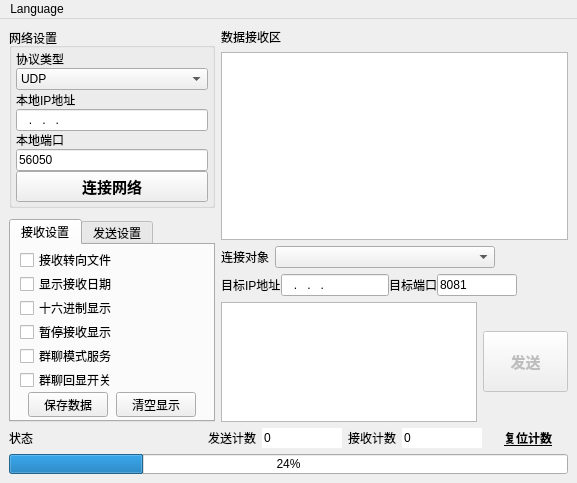
<?xml version="1.0" encoding="UTF-8"?>
<ui version="4.0">
 <class>MainWindow</class>
 <widget class="QMainWindow" name="MainWindow">
  <property name="geometry">
   <rect>
    <x>0</x>
    <y>0</y>
    <width>577</width>
    <height>483</height>
   </rect>
  </property>
  <property name="windowTitle">
   <string>网络调试助手</string>
  </property>
  <widget class="QWidget" name="centralwidget">
   <layout class="QVBoxLayout" name="verticalLayout_3">
    <item>
     <layout class="QHBoxLayout" name="horizontalLayout_5">
      <item>
       <layout class="QVBoxLayout" name="verticalLayout">
        <property name="spacing">
         <number>2</number>
        </property>
        <item>
         <widget class="QGroupBox" name="groupBox_2">
          <property name="sizePolicy">
           <sizepolicy hsizetype="Expanding" vsizetype="Expanding">
            <horstretch>0</horstretch>
            <verstretch>0</verstretch>
           </sizepolicy>
          </property>
          <property name="minimumSize">
           <size>
            <width>160</width>
            <height>180</height>
           </size>
          </property>
          <property name="maximumSize">
           <size>
            <width>350</width>
            <height>500</height>
           </size>
          </property>
          <property name="autoFillBackground">
           <bool>true</bool>
          </property>
          <property name="title">
           <string>网络设置</string>
          </property>
          <property name="alignment">
           <set>Qt::AlignLeading|Qt::AlignLeft|Qt::AlignTop</set>
          </property>
          <property name="flat">
           <bool>false</bool>
          </property>
          <property name="checkable">
           <bool>false</bool>
          </property>
          <layout class="QVBoxLayout" name="verticalLayout_7">
           <property name="spacing">
            <number>0</number>
           </property>
           <property name="leftMargin">
            <number>4</number>
           </property>
           <property name="topMargin">
            <number>2</number>
           </property>
           <property name="rightMargin">
            <number>4</number>
           </property>
           <property name="bottomMargin">
            <number>3</number>
           </property>
           <item>
            <widget class="QLabel" name="label">
             <property name="lineWidth">
              <number>0</number>
             </property>
             <property name="text">
              <string>协议类型</string>
             </property>
             <property name="margin">
              <number>0</number>
             </property>
            </widget>
           </item>
           <item>
            <widget class="QComboBox" name="cBoxNetType">
             <property name="sizePolicy">
              <sizepolicy hsizetype="Preferred" vsizetype="Preferred">
               <horstretch>0</horstretch>
               <verstretch>0</verstretch>
              </sizepolicy>
             </property>
             <item>
              <property name="text">
               <string>UDP</string>
              </property>
             </item>
             <item>
              <property name="text">
               <string>TCP服务器</string>
              </property>
             </item>
             <item>
              <property name="text">
               <string>TCP客户端</string>
              </property>
             </item>
            </widget>
           </item>
           <item>
            <widget class="QLabel" name="label_IP">
             <property name="text">
              <string>本地IP地址</string>
             </property>
            </widget>
           </item>
           <item>
            <widget class="QLineEdit" name="lEditIpAddr">
             <property name="sizePolicy">
              <sizepolicy hsizetype="Preferred" vsizetype="Preferred">
               <horstretch>0</horstretch>
               <verstretch>0</verstretch>
              </sizepolicy>
             </property>
             <property name="inputMask">
              <string>000.000.000.000</string>
             </property>
            </widget>
           </item>
           <item>
            <widget class="QLabel" name="label_Port">
             <property name="text">
              <string>本地端口</string>
             </property>
            </widget>
           </item>
           <item>
            <widget class="QLineEdit" name="lEditIpPort">
             <property name="sizePolicy">
              <sizepolicy hsizetype="Preferred" vsizetype="Preferred">
               <horstretch>0</horstretch>
               <verstretch>0</verstretch>
              </sizepolicy>
             </property>
             <property name="layoutDirection">
              <enum>Qt::LeftToRight</enum>
             </property>
             <property name="inputMask">
              <string/>
             </property>
             <property name="text">
              <string>56050</string>
             </property>
            </widget>
           </item>
           <item>
            <widget class="QPushButton" name="pBtnNetCnnt">
             <property name="sizePolicy">
              <sizepolicy hsizetype="Preferred" vsizetype="Preferred">
               <horstretch>0</horstretch>
               <verstretch>0</verstretch>
              </sizepolicy>
             </property>
             <property name="minimumSize">
              <size>
               <width>0</width>
               <height>30</height>
              </size>
             </property>
             <property name="maximumSize">
              <size>
               <width>350</width>
               <height>60</height>
              </size>
             </property>
             <property name="font">
              <font>
               <pointsize>11</pointsize>
               <weight>75</weight>
               <bold>true</bold>
              </font>
             </property>
             <property name="text">
              <string>连接网络</string>
             </property>
             <property name="icon">
              <iconset>
               <activeoff>NetOff.png</activeoff>
               <activeon>NetOn.png</activeon>
               <selectedoff>:/qrc/NetOff.png</selectedoff>
               <selectedon>:/qrc/NetOn.png</selectedon>
              </iconset>
             </property>
             <property name="iconSize">
              <size>
               <width>20</width>
               <height>20</height>
              </size>
             </property>
             <property name="checkable">
              <bool>true</bool>
             </property>
            </widget>
           </item>
          </layout>
         </widget>
        </item>
        <item>
         <spacer name="verticalSpacer_2">
          <property name="orientation">
           <enum>Qt::Vertical</enum>
          </property>
          <property name="sizeHint" stdset="0">
           <size>
            <width>152</width>
            <height>13</height>
           </size>
          </property>
         </spacer>
        </item>
        <item>
         <widget class="QTabWidget" name="Tabs_SndRcv">
          <property name="sizePolicy">
           <sizepolicy hsizetype="Expanding" vsizetype="Expanding">
            <horstretch>0</horstretch>
            <verstretch>0</verstretch>
           </sizepolicy>
          </property>
          <property name="minimumSize">
           <size>
            <width>165</width>
            <height>150</height>
           </size>
          </property>
          <property name="maximumSize">
           <size>
            <width>350</width>
            <height>500</height>
           </size>
          </property>
          <property name="currentIndex">
           <number>0</number>
          </property>
          <widget class="QWidget" name="tab">
           <attribute name="title">
            <string>接收设置</string>
           </attribute>
           <layout class="QVBoxLayout" name="verticalLayout_8">
            <property name="spacing">
             <number>2</number>
            </property>
            <property name="topMargin">
             <number>3</number>
            </property>
            <property name="bottomMargin">
             <number>3</number>
            </property>
            <item>
             <layout class="QVBoxLayout" name="verticalLayout_5">
              <property name="spacing">
               <number>0</number>
              </property>
              <property name="bottomMargin">
               <number>0</number>
              </property>
              <item>
               <layout class="QVBoxLayout" name="verticalLayout_4">
                <property name="spacing">
                 <number>0</number>
                </property>
                <item>
                 <widget class="QCheckBox" name="StartRcvFile">
                  <property name="sizePolicy">
                   <sizepolicy hsizetype="Preferred" vsizetype="Fixed">
                    <horstretch>0</horstretch>
                    <verstretch>0</verstretch>
                   </sizepolicy>
                  </property>
                  <property name="text">
                   <string>接收转向文件</string>
                  </property>
                 </widget>
                </item>
                <item>
                 <widget class="QCheckBox" name="cBox_ShowRcvTime">
                  <property name="sizePolicy">
                   <sizepolicy hsizetype="Preferred" vsizetype="Fixed">
                    <horstretch>0</horstretch>
                    <verstretch>0</verstretch>
                   </sizepolicy>
                  </property>
                  <property name="text">
                   <string>显示接收日期</string>
                  </property>
                 </widget>
                </item>
                <item>
                 <widget class="QCheckBox" name="cBox_RcvHexDisp">
                  <property name="sizePolicy">
                   <sizepolicy hsizetype="Preferred" vsizetype="Fixed">
                    <horstretch>0</horstretch>
                    <verstretch>0</verstretch>
                   </sizepolicy>
                  </property>
                  <property name="text">
                   <string>十六进制显示</string>
                  </property>
                 </widget>
                </item>
                <item>
                 <widget class="QCheckBox" name="cBox_PauseShowRcv">
                  <property name="sizePolicy">
                   <sizepolicy hsizetype="Preferred" vsizetype="Fixed">
                    <horstretch>0</horstretch>
                    <verstretch>0</verstretch>
                   </sizepolicy>
                  </property>
                  <property name="text">
                   <string>暂停接收显示</string>
                  </property>
                 </widget>
                </item>
                <item>
                 <widget class="QCheckBox" name="cBox_chatMode">
                  <property name="sizePolicy">
                   <sizepolicy hsizetype="Preferred" vsizetype="Fixed">
                    <horstretch>0</horstretch>
                    <verstretch>0</verstretch>
                   </sizepolicy>
                  </property>
                  <property name="text">
                   <string>群聊模式服务</string>
                  </property>
                 </widget>
                </item>
                <item>
                 <widget class="QCheckBox" name="cBox_echoMode">
                  <property name="sizePolicy">
                   <sizepolicy hsizetype="Preferred" vsizetype="Fixed">
                    <horstretch>0</horstretch>
                    <verstretch>0</verstretch>
                   </sizepolicy>
                  </property>
                  <property name="text">
                   <string>群聊回显开关</string>
                  </property>
                 </widget>
                </item>
               </layout>
              </item>
              <item>
               <spacer name="verticalSpacer">
                <property name="orientation">
                 <enum>Qt::Vertical</enum>
                </property>
                <property name="sizeHint" stdset="0">
                 <size>
                  <width>20</width>
                  <height>0</height>
                 </size>
                </property>
               </spacer>
              </item>
              <item>
               <layout class="QHBoxLayout" name="horizontalLayout_6">
                <item>
                 <widget class="QPushButton" name="pBtnSaveRcvData">
                  <property name="sizePolicy">
                   <sizepolicy hsizetype="Fixed" vsizetype="Fixed">
                    <horstretch>0</horstretch>
                    <verstretch>0</verstretch>
                   </sizepolicy>
                  </property>
                  <property name="minimumSize">
                   <size>
                    <width>0</width>
                    <height>24</height>
                   </size>
                  </property>
                  <property name="text">
                   <string>保存数据</string>
                  </property>
                 </widget>
                </item>
                <item>
                 <widget class="QPushButton" name="pBtnClearRcvDisp">
                  <property name="sizePolicy">
                   <sizepolicy hsizetype="Fixed" vsizetype="Fixed">
                    <horstretch>0</horstretch>
                    <verstretch>0</verstretch>
                   </sizepolicy>
                  </property>
                  <property name="minimumSize">
                   <size>
                    <width>0</width>
                    <height>24</height>
                   </size>
                  </property>
                  <property name="text">
                   <string>清空显示</string>
                  </property>
                 </widget>
                </item>
               </layout>
              </item>
             </layout>
            </item>
           </layout>
          </widget>
          <widget class="QWidget" name="tab_2">
           <attribute name="title">
            <string>发送设置</string>
           </attribute>
           <layout class="QVBoxLayout" name="verticalLayout_9">
            <property name="spacing">
             <number>2</number>
            </property>
            <property name="topMargin">
             <number>3</number>
            </property>
            <property name="bottomMargin">
             <number>3</number>
            </property>
            <item>
             <layout class="QVBoxLayout" name="verticalLayout_6">
              <property name="spacing">
               <number>0</number>
              </property>
              <item>
               <widget class="QCheckBox" name="cBoxStartSndFile">
                <property name="sizePolicy">
                 <sizepolicy hsizetype="Minimum" vsizetype="Minimum">
                  <horstretch>0</horstretch>
                  <verstretch>0</verstretch>
                 </sizepolicy>
                </property>
                <property name="text">
                 <string>启用文件数据源...</string>
                </property>
               </widget>
              </item>
              <item>
               <widget class="QCheckBox" name="cBox_AntoClearSnd">
                <property name="sizePolicy">
                 <sizepolicy hsizetype="Minimum" vsizetype="Minimum">
                  <horstretch>0</horstretch>
                  <verstretch>0</verstretch>
                 </sizepolicy>
                </property>
                <property name="text">
                 <string>发送完自动清空</string>
                </property>
               </widget>
              </item>
              <item>
               <widget class="QCheckBox" name="cBox_SndHexDisp">
                <property name="sizePolicy">
                 <sizepolicy hsizetype="Minimum" vsizetype="Minimum">
                  <horstretch>0</horstretch>
                  <verstretch>0</verstretch>
                 </sizepolicy>
                </property>
                <property name="text">
                 <string>按十六进制发送</string>
                </property>
               </widget>
              </item>
              <item>
               <widget class="QCheckBox" name="cBoxLoopSnd">
                <property name="sizePolicy">
                 <sizepolicy hsizetype="Minimum" vsizetype="Minimum">
                  <horstretch>0</horstretch>
                  <verstretch>0</verstretch>
                 </sizepolicy>
                </property>
                <property name="text">
                 <string>数据源循环发送</string>
                </property>
               </widget>
              </item>
              <item>
               <layout class="QHBoxLayout" name="horizontalLayout_7">
                <property name="spacing">
                 <number>1</number>
                </property>
                <item>
                 <widget class="QLabel" name="label_4">
                  <property name="enabled">
                   <bool>true</bool>
                  </property>
                  <property name="sizePolicy">
                   <sizepolicy hsizetype="Preferred" vsizetype="Preferred">
                    <horstretch>0</horstretch>
                    <verstretch>0</verstretch>
                   </sizepolicy>
                  </property>
                  <property name="baseSize">
                   <size>
                    <width>0</width>
                    <height>0</height>
                   </size>
                  </property>
                  <property name="text">
                   <string>间隔</string>
                  </property>
                  <property name="textFormat">
                   <enum>Qt::PlainText</enum>
                  </property>
                  <property name="scaledContents">
                   <bool>false</bool>
                  </property>
                  <property name="alignment">
                   <set>Qt::AlignLeading|Qt::AlignLeft|Qt::AlignVCenter</set>
                  </property>
                 </widget>
                </item>
                <item>
                 <widget class="QLineEdit" name="lEdit_Interval_ms">
                  <property name="maximumSize">
                   <size>
                    <width>70</width>
                    <height>16777215</height>
                   </size>
                  </property>
                  <property name="inputMask">
                   <string>D9999</string>
                  </property>
                  <property name="text">
                   <string>1000</string>
                  </property>
                 </widget>
                </item>
                <item>
                 <widget class="QLabel" name="label_5">
                  <property name="text">
                   <string>毫秒</string>
                  </property>
                  <property name="alignment">
                   <set>Qt::AlignLeading|Qt::AlignLeft|Qt::AlignVCenter</set>
                  </property>
                 </widget>
                </item>
                <item>
                 <spacer name="horizontalSpacer_2">
                  <property name="orientation">
                   <enum>Qt::Horizontal</enum>
                  </property>
                  <property name="sizeHint" stdset="0">
                   <size>
                    <width>20</width>
                    <height>20</height>
                   </size>
                  </property>
                 </spacer>
                </item>
               </layout>
              </item>
              <item>
               <spacer name="verticalSpacer_4">
                <property name="orientation">
                 <enum>Qt::Vertical</enum>
                </property>
                <property name="sizeHint" stdset="0">
                 <size>
                  <width>135</width>
                  <height>13</height>
                 </size>
                </property>
               </spacer>
              </item>
              <item>
               <layout class="QHBoxLayout" name="horizontalLayout_8">
                <property name="spacing">
                 <number>1</number>
                </property>
                <item>
                 <widget class="QPushButton" name="pBtnLoadSndData">
                  <property name="sizePolicy">
                   <sizepolicy hsizetype="Fixed" vsizetype="Fixed">
                    <horstretch>0</horstretch>
                    <verstretch>0</verstretch>
                   </sizepolicy>
                  </property>
                  <property name="minimumSize">
                   <size>
                    <width>0</width>
                    <height>24</height>
                   </size>
                  </property>
                  <property name="text">
                   <string>载入数据</string>
                  </property>
                 </widget>
                </item>
                <item>
                 <widget class="QPushButton" name="pBtnClearSndDisp">
                  <property name="sizePolicy">
                   <sizepolicy hsizetype="Fixed" vsizetype="Fixed">
                    <horstretch>0</horstretch>
                    <verstretch>0</verstretch>
                   </sizepolicy>
                  </property>
                  <property name="minimumSize">
                   <size>
                    <width>0</width>
                    <height>24</height>
                   </size>
                  </property>
                  <property name="text">
                   <string>清空显示</string>
                  </property>
                 </widget>
                </item>
               </layout>
              </item>
             </layout>
            </item>
           </layout>
          </widget>
         </widget>
        </item>
       </layout>
      </item>
      <item>
       <layout class="QVBoxLayout" name="verticalLayout_2">
        <item>
         <layout class="QGridLayout" name="gridLayout">
          <item row="1" column="0">
           <widget class="QPlainTextEdit" name="ReceiveTextEdit">
            <property name="readOnly">
             <bool>true</bool>
            </property>
           </widget>
          </item>
          <item row="0" column="0">
           <widget class="QLabel" name="label_9">
            <property name="text">
             <string>数据接收区</string>
            </property>
           </widget>
          </item>
         </layout>
        </item>
        <item>
         <layout class="QHBoxLayout" name="horizontalLayout_3">
          <item>
           <widget class="QLabel" name="labelClients">
            <property name="sizePolicy">
             <sizepolicy hsizetype="Fixed" vsizetype="Preferred">
              <horstretch>0</horstretch>
              <verstretch>0</verstretch>
             </sizepolicy>
            </property>
            <property name="text">
             <string>连接对象</string>
            </property>
           </widget>
          </item>
          <item>
           <widget class="QComboBox" name="cBoxClients">
            <property name="sizePolicy">
             <sizepolicy hsizetype="Expanding" vsizetype="Preferred">
              <horstretch>0</horstretch>
              <verstretch>0</verstretch>
             </sizepolicy>
            </property>
            <property name="minimumSize">
             <size>
              <width>220</width>
              <height>0</height>
             </size>
            </property>
            <property name="maximumSize">
             <size>
              <width>400</width>
              <height>60</height>
             </size>
            </property>
           </widget>
          </item>
          <item>
           <widget class="QLabel" name="labelSpaceClients">
            <property name="sizePolicy">
             <sizepolicy hsizetype="Expanding" vsizetype="Fixed">
              <horstretch>0</horstretch>
              <verstretch>0</verstretch>
             </sizepolicy>
            </property>
            <property name="minimumSize">
             <size>
              <width>0</width>
              <height>0</height>
             </size>
            </property>
            <property name="text">
             <string/>
            </property>
           </widget>
          </item>
         </layout>
        </item>
        <item>
         <layout class="QHBoxLayout" name="horizontalLayout_2">
          <property name="spacing">
           <number>0</number>
          </property>
          <item>
           <widget class="QLabel" name="labelUdp">
            <property name="sizePolicy">
             <sizepolicy hsizetype="Fixed" vsizetype="Preferred">
              <horstretch>0</horstretch>
              <verstretch>0</verstretch>
             </sizepolicy>
            </property>
            <property name="text">
             <string>目标IP地址</string>
            </property>
           </widget>
          </item>
          <item>
           <widget class="QLineEdit" name="lEditUdpIP">
            <property name="sizePolicy">
             <sizepolicy hsizetype="Preferred" vsizetype="Preferred">
              <horstretch>0</horstretch>
              <verstretch>0</verstretch>
             </sizepolicy>
            </property>
            <property name="minimumSize">
             <size>
              <width>80</width>
              <height>0</height>
             </size>
            </property>
            <property name="maximumSize">
             <size>
              <width>160</width>
              <height>16777215</height>
             </size>
            </property>
            <property name="inputMask">
             <string>000.000.000.000</string>
            </property>
            <property name="text">
             <string>...</string>
            </property>
           </widget>
          </item>
          <item>
           <widget class="QLabel" name="labelUdp1">
            <property name="sizePolicy">
             <sizepolicy hsizetype="Preferred" vsizetype="Preferred">
              <horstretch>0</horstretch>
              <verstretch>0</verstretch>
             </sizepolicy>
            </property>
            <property name="text">
             <string>目标端口</string>
            </property>
           </widget>
          </item>
          <item>
           <widget class="QLineEdit" name="lEditUdpPort">
            <property name="sizePolicy">
             <sizepolicy hsizetype="Preferred" vsizetype="Preferred">
              <horstretch>0</horstretch>
              <verstretch>0</verstretch>
             </sizepolicy>
            </property>
            <property name="minimumSize">
             <size>
              <width>40</width>
              <height>0</height>
             </size>
            </property>
            <property name="maximumSize">
             <size>
              <width>80</width>
              <height>16777215</height>
             </size>
            </property>
            <property name="inputMask">
             <string/>
            </property>
            <property name="text">
             <string>8081</string>
            </property>
           </widget>
          </item>
          <item>
           <widget class="QLabel" name="labelSpaceUdp">
            <property name="sizePolicy">
             <sizepolicy hsizetype="Expanding" vsizetype="Fixed">
              <horstretch>0</horstretch>
              <verstretch>0</verstretch>
             </sizepolicy>
            </property>
            <property name="minimumSize">
             <size>
              <width>0</width>
              <height>0</height>
             </size>
            </property>
            <property name="lineWidth">
             <number>0</number>
            </property>
            <property name="text">
             <string/>
            </property>
           </widget>
          </item>
         </layout>
        </item>
        <item>
         <layout class="QHBoxLayout" name="horizontalLayout_4">
          <item>
           <widget class="QPlainTextEdit" name="tEditSendText">
            <property name="sizePolicy">
             <sizepolicy hsizetype="Expanding" vsizetype="Fixed">
              <horstretch>0</horstretch>
              <verstretch>0</verstretch>
             </sizepolicy>
            </property>
            <property name="maximumSize">
             <size>
              <width>16777215</width>
              <height>120</height>
             </size>
            </property>
           </widget>
          </item>
          <item>
           <widget class="QPushButton" name="pBtnSendData">
            <property name="enabled">
             <bool>false</bool>
            </property>
            <property name="sizePolicy">
             <sizepolicy hsizetype="Fixed" vsizetype="Fixed">
              <horstretch>0</horstretch>
              <verstretch>0</verstretch>
             </sizepolicy>
            </property>
            <property name="minimumSize">
             <size>
              <width>85</width>
              <height>61</height>
             </size>
            </property>
            <property name="maximumSize">
             <size>
              <width>75</width>
              <height>61</height>
             </size>
            </property>
            <property name="font">
             <font>
              <family>SimSun-ExtB</family>
              <pointsize>11</pointsize>
              <weight>75</weight>
              <bold>true</bold>
             </font>
            </property>
            <property name="text">
             <string>发送</string>
            </property>
           </widget>
          </item>
         </layout>
        </item>
       </layout>
      </item>
     </layout>
    </item>
    <item>
     <layout class="QHBoxLayout" name="horizontalLayout">
      <item>
       <widget class="QLabel" name="label_2">
        <property name="text">
         <string>状态</string>
        </property>
       </widget>
      </item>
      <item>
       <widget class="QLabel" name="CurState">
        <property name="minimumSize">
         <size>
          <width>120</width>
          <height>16</height>
         </size>
        </property>
        <property name="styleSheet">
         <string notr="true"/>
        </property>
        <property name="text">
         <string/>
        </property>
       </widget>
      </item>
      <item>
       <spacer name="horizontalSpacer">
        <property name="orientation">
         <enum>Qt::Horizontal</enum>
        </property>
        <property name="sizeHint" stdset="0">
         <size>
          <width>20</width>
          <height>20</height>
         </size>
        </property>
       </spacer>
      </item>
      <item>
       <widget class="QLabel" name="label_6">
        <property name="sizePolicy">
         <sizepolicy hsizetype="Preferred" vsizetype="Preferred">
          <horstretch>0</horstretch>
          <verstretch>0</verstretch>
         </sizepolicy>
        </property>
        <property name="minimumSize">
         <size>
          <width>0</width>
          <height>16</height>
         </size>
        </property>
        <property name="maximumSize">
         <size>
          <width>16777215</width>
          <height>36</height>
         </size>
        </property>
        <property name="text">
         <string>发送计数</string>
        </property>
       </widget>
      </item>
      <item>
       <widget class="QLineEdit" name="lEdit_SndCnt">
        <property name="minimumSize">
         <size>
          <width>50</width>
          <height>16</height>
         </size>
        </property>
        <property name="maximumSize">
         <size>
          <width>80</width>
          <height>36</height>
         </size>
        </property>
        <property name="styleSheet">
         <string notr="true">border-color: rgb(85, 255, 255);</string>
        </property>
        <property name="text">
         <string>0</string>
        </property>
        <property name="frame">
         <bool>false</bool>
        </property>
        <property name="readOnly">
         <bool>true</bool>
        </property>
       </widget>
      </item>
      <item>
       <widget class="QLabel" name="label_7">
        <property name="sizePolicy">
         <sizepolicy hsizetype="Preferred" vsizetype="Fixed">
          <horstretch>0</horstretch>
          <verstretch>0</verstretch>
         </sizepolicy>
        </property>
        <property name="minimumSize">
         <size>
          <width>0</width>
          <height>20</height>
         </size>
        </property>
        <property name="maximumSize">
         <size>
          <width>16777215</width>
          <height>36</height>
         </size>
        </property>
        <property name="text">
         <string>接收计数</string>
        </property>
       </widget>
      </item>
      <item>
       <widget class="QLineEdit" name="lEdit_RcvCnt">
        <property name="sizePolicy">
         <sizepolicy hsizetype="Fixed" vsizetype="Fixed">
          <horstretch>0</horstretch>
          <verstretch>0</verstretch>
         </sizepolicy>
        </property>
        <property name="minimumSize">
         <size>
          <width>50</width>
          <height>16</height>
         </size>
        </property>
        <property name="maximumSize">
         <size>
          <width>80</width>
          <height>36</height>
         </size>
        </property>
        <property name="autoFillBackground">
         <bool>false</bool>
        </property>
        <property name="text">
         <string>0</string>
        </property>
        <property name="frame">
         <bool>false</bool>
        </property>
        <property name="readOnly">
         <bool>true</bool>
        </property>
       </widget>
      </item>
      <item>
       <widget class="QPushButton" name="pBtnResetCnt">
        <property name="minimumSize">
         <size>
          <width>70</width>
          <height>16</height>
         </size>
        </property>
        <property name="maximumSize">
         <size>
          <width>160</width>
          <height>40</height>
         </size>
        </property>
        <property name="font">
         <font>
          <weight>75</weight>
          <bold>true</bold>
          <underline>true</underline>
         </font>
        </property>
        <property name="cursor">
         <cursorShape>PointingHandCursor</cursorShape>
        </property>
        <property name="styleSheet">
         <string notr="true"/>
        </property>
        <property name="text">
         <string>复位计数</string>
        </property>
        <property name="autoDefault">
         <bool>true</bool>
        </property>
        <property name="flat">
         <bool>true</bool>
        </property>
       </widget>
      </item>
     </layout>
    </item>
    <item>
     <widget class="QProgressBar" name="SndProgressBar">
      <property name="maximumSize">
       <size>
        <width>16777215</width>
        <height>20</height>
       </size>
      </property>
      <property name="value">
       <number>24</number>
      </property>
      <property name="textVisible">
       <bool>true</bool>
      </property>
     </widget>
    </item>
   </layout>
  </widget>
  <widget class="QMenuBar" name="menubar">
   <property name="geometry">
    <rect>
     <x>0</x>
     <y>0</y>
     <width>577</width>
     <height>22</height>
    </rect>
   </property>
   <widget class="QMenu" name="menu">
    <property name="title">
     <string>Language</string>
    </property>
    <addaction name="actionChinese"/>
    <addaction name="actionEnglish"/>
   </widget>
   <addaction name="menu"/>
  </widget>
  <action name="actionChinese">
   <property name="text">
    <string>中文</string>
   </property>
  </action>
  <action name="actionEnglish">
   <property name="text">
    <string>English</string>
   </property>
  </action>
 </widget>
 <resources/>
 <connections/>
</ui>
